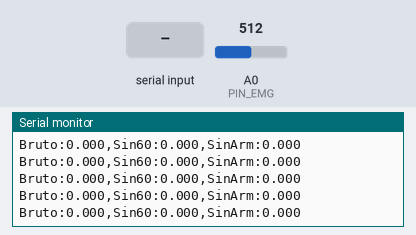
This sketch was run on a simulated Arduino Leonardo, built for the host (arithmetic inside an expression is 32-bit, double 64-bit). Parts: the last lines printed to the serial monitor. The test bench sets the inputs (shaded band); at power-on: A0 (PIN_EMG) = 512 (analog values on the 0–1023 scale).

Above: at 1.2 s.
1.3 s: "s" received over Serial
At 2.4 s:
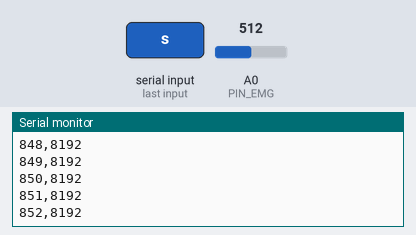
2.8 s: "x" received over Serial
4.3 s: "?" received over Serial
5.8 s: A0 (PIN_EMG) set to 490
At 6.08 s:
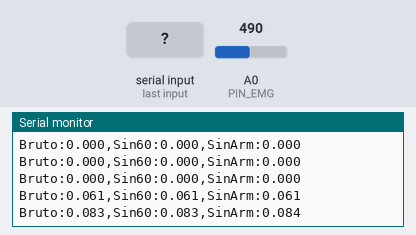
7.3 s: A0 (PIN_EMG) set to 510
At 7.56 s:
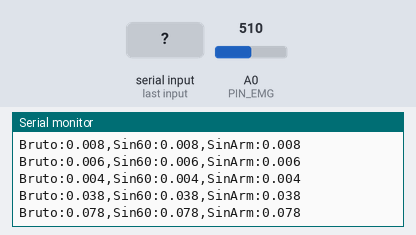
Timing chart, 0 to 9.8 s (numbered marks = the images above; inputs shaded):
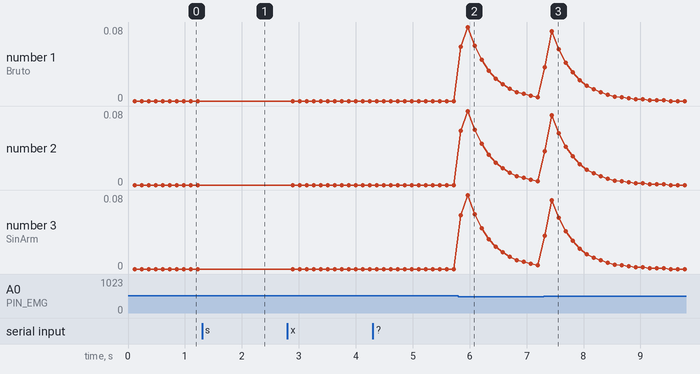

The sketch:

adquisicion_emg_cuello.ino
```cpp
/*
  adquisicion_emg_cuello.ino  (Arduino UNO R4 WiFi)  -  version adq-v1
  ------------------------------------------------------------------
  Graba el EMG CRUDO a 1000 Hz para la base de datos del esplenio de la cabeza.
  Se basa en diagnostico_emg_enlace.ino del equipo: mismo pin, mismo muestreo,
  mismo ADC de 14 bits y el mismo filtro SinArm para el ESP32.
  Escrito por el equipo con ayuda de Claude (IA). Lo explica cualquier miembro.

  Que hace
    1. Lee A1 cada 1000 us (1000 Hz), igual que el sketch de diagnostico.
    2. Por USB (Serial, 250000 baudios):
       - En espera: imprime "Bruto:..,Sin60:..,SinArm:.." 10 veces por segundo,
         igual que antes, para revisar los electrodos en el Serial Plotter.
       - Al recibir 's': reinicia el contador y manda CADA muestra cruda como
         "n,adc" (n = numero de muestra desde 0, adc = cuenta de 0 a 16383).
         Cada 1000 muestras manda "#T,n,micros,atrasos" para medir la Fs real.
       - Al recibir 'x': deja de mandar y responde "#FIN,<muestras enviadas>".
       - Al recibir '?': responde "#LISTO,..." con la configuracion.
    3. Por Serial1 (pin D1 -> optoacoplador -> ESP32): igual que antes,
       cada 100 ms el RMS SinArm en milivoltios ("12\n").

  El dato que se guarda NO va filtrado (data/raw debe quedar intacto).
  El filtro SinArm se aplica despues en Python con las mismas formulas.

  Ojo: el comentario del sketch original dice "lee A0", pero su codigo usa A1.
  Aqui se usa A1, como en su codigo. Si su cable esta en A0, cambien PIN_EMG.
*/
#include <Arduino.h>
#include <math.h>

const char *VERSION = "adq-v1";
const int PIN_EMG = A0;
const float FS = 1000.0f;                    // Hz
const uint32_t TS_US = 1000;                 // 1/FS en microsegundos
const float V_REF = 5.0f, ADC_MAX = 16383.0f;
const int ADC_BITS = 14;

// ---- Notch biquad (forma directa II transpuesta), igual al original ----
struct Notch {
  float b0, b1, b2, a1, a2, z1 = 0, z2 = 0;
  void init(float f, float Q) {
    float w0 = 2.0f * PI * f / FS, c = cosf(w0), al = sinf(w0) / (2.0f * Q), a0 = 1.0f + al;
    b0 = 1.0f / a0; b1 = -2.0f * c / a0; b2 = 1.0f / a0; a1 = -2.0f * c / a0; a2 = (1.0f - al) / a0;
  }
  float run(float x) { float y = b0 * x + z1; z1 = b1 * x - a1 * y + z2; z2 = b2 * x - a2 * y; return y; }
};

const int N_ARM = 7;
Notch n60, arm[N_ARM];

float dc = 2.5f;
const float ALPHA_DC = 0.003f;               // quita DC (~0.5 Hz)

// RMS en bloques de 100 ms (para el Serial Plotter en espera y para el ESP32)
const int N_BLOQUE = 100;
double s_bruto = 0, s_60 = 0, s_arm = 0;
int cuenta = 0;

// Estado de la transmision cruda
bool transmitiendo = false;
uint32_t n = 0;                              // muestras enviadas desde 's'
uint32_t atrasos = 0;                        // muestras tomadas mas de 500 us tarde

void responderListo() {
  Serial.print("#LISTO,version="); Serial.print(VERSION);
  Serial.print(",fs="); Serial.print((int)FS);
  Serial.print(",bits="); Serial.print(ADC_BITS);
  Serial.print(",vref="); Serial.print(V_REF, 1);
  Serial.println(",pin=A1");
}

void leerComandos() {
  while (Serial.available() > 0) {
    char c = (char)Serial.read();
    if (c == 's') {                          // empezar a mandar crudo
      n = 0; atrasos = 0; transmitiendo = true;
      Serial.println("#INICIO");
    } else if (c == 'x') {                   // parar
      transmitiendo = false;
      Serial.print("#FIN,"); Serial.println(n);
    } else if (c == '?') {
      responderListo();
    }
  }
}

void setup() {
  Serial.begin(250000);
  Serial1.begin(9600);                       // enlace al ESP32 por el opto (pin D1)
  analogReadResolution(14);
  n60.init(60.0f, 20.0f);
  for (int k = 0; k < N_ARM; k++) arm[k].init(60.0f * (k + 1), 20.0f);
}

void loop() {
  static uint32_t t_next = micros();
  while ((int32_t)(micros() - t_next) < 0);
  uint32_t t_muestra = micros();
  if ((int32_t)(t_muestra - t_next) > 500) atrasos++;
  t_next += TS_US;

  int adc = analogRead(PIN_EMG);

  if (transmitiendo) {
    Serial.print(n); Serial.print(','); Serial.println(adc);
    if (n % 1000 == 0) {
      Serial.print("#T,"); Serial.print(n); Serial.print(',');
      Serial.print(t_muestra); Serial.print(','); Serial.println(atrasos);
    }
    n++;
  }

  // ---- Filtro SinArm, igual que el sketch de diagnostico ----
  float v = adc * V_REF / ADC_MAX;
  dc += ALPHA_DC * (v - dc);
  float x = v - dc;

  float y60 = n60.run(x);
  float ya = x;
  for (int k = 0; k < N_ARM; k++) ya = arm[k].run(ya);

  s_bruto += (double)x * x;
  s_60 += (double)y60 * y60;
  s_arm += (double)ya * ya;

  if (++cuenta >= N_BLOQUE) {
    float rmsBruto = sqrt(s_bruto / N_BLOQUE);
    float rms60    = sqrt(s_60 / N_BLOQUE);
    float rmsArm   = sqrt(s_arm / N_BLOQUE);

    if (!transmitiendo) {                    // en espera: igual que el diagnostico
      Serial.print("Bruto:");   Serial.print(rmsBruto, 3);
      Serial.print(",Sin60:");  Serial.print(rms60, 3);
      Serial.print(",SinArm:"); Serial.println(rmsArm, 3);
    }
    Serial1.println((int)(rmsArm * 1000.0f)); // al ESP32, como antes

    s_bruto = s_60 = s_arm = 0;
    cuenta = 0;
  }

  leerComandos();
}
```

Measured:
- after the input at 1.3 s, the serial monitor: prints a new line at once (image 1)
- after the input at 5.8 s, the serial monitor: prints a new line at once (image 2)
- after the input at 7.3 s, the serial monitor: prints a new line at once (image 3)
- plotted number 1: 0 → 0 after the input at 5.8 s
- plotted number 2: 0 → 0 after the input at 5.8 s
- plotted number 3: 0 → 0 after the input at 5.8 s
